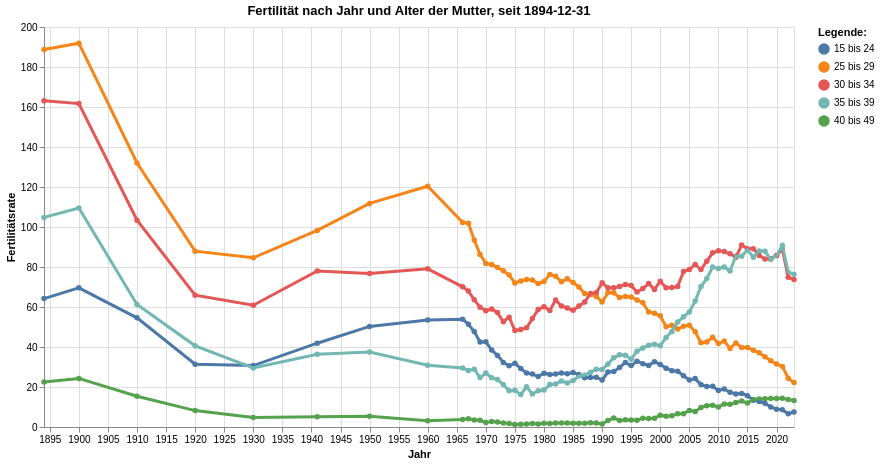

The code cell stored with this chart in its notebook:
### Code cell
grafik3 = mypy_dv.plot_altair_multiline_highlight(
    data = myAgg3.reset_index()
    ,x = 'StichtagDatJahr:T'
    ,y = 'Fertilitaetsrate_noDM:Q'
    ,x_beschriftung = 'Jahr'
    , y_beschriftung = 'Fertilitätsrate'
    ,category = "AlterVMutterKlasseLang:N"
    ,category_beschriftung= 'Legende:'
    ,warning_status = "ignore" #always or ignore
    ,myTitle="Fertilität nach Jahr und Alter der Mutter, seit "+data_min_date
)
grafik3

### Figure 1 — Vega-Lite specification as saved in the notebook (floating-point values rounded to 4 significant figures; data arrays with more than 128 entries replaced by an {"elided": "..."} marker saying what was removed)
{"config": {"view": {"continuousWidth": 300, "continuousHeight": 300}}, "layer": [{"mark": {"type": "circle"}, "encoding": {"color": {"field": "AlterVMutterKlasseLang", "legend": {"orient": "right", "title": "Legende:"}, "type": "nominal"}, "opacity": {"value": 1.3}, "tooltip": [{"field": "StichtagDatJahr", "type": "temporal"}, {"field": "AlterVMutterKlasseLang", "type": "nominal"}, {"field": "Fertilitaetsrate_noDM", "type": "quantitative"}], "x": {"axis": {"title": "Jahr"}, "field": "StichtagDatJahr", "type": "temporal"}, "y": {"axis": {"title": "Fertilitätsrate"}, "field": "Fertilitaetsrate_noDM", "type": "quantitative"}}, "name": "view_10", "title": "Fertilität nach Jahr und Alter der Mutter, seit 1894-12-31"}, {"mark": {"type": "line"}, "encoding": {"color": {"field": "AlterVMutterKlasseLang", "legend": {"orient": "right", "title": "Legende:"}, "type": "nominal"}, "size": {"condition": {"test": {"not": {"param": "param_10"}}, "value": 1.2}, "value": 3}, "tooltip": [{"field": "StichtagDatJahr", "type": "temporal"}, {"field": "AlterVMutterKlasseLang", "type": "nominal"}, {"field": "Fertilitaetsrate_noDM", "type": "quantitative"}], "x": {"axis": {"title": "Jahr"}, "field": "StichtagDatJahr", "type": "temporal"}, "y": {"axis": {"title": "Fertilitätsrate"}, "field": "Fertilitaetsrate_noDM", "type": "quantitative"}}, "title": "Fertilität nach Jahr und Alter der Mutter, seit 1894-12-31"}], "data": {"name": "data-b59fb87e4433ee798cc92f23f91942db"}, "height": 400, "params": [{"name": "param_10", "select": {"type": "point", "fields": ["AlterVMutterKlasseLang:N"], "nearest": true, "on": "pointerover"}, "views": ["view_10"]}], "width": 750, "$schema": "https://vega.github.io/schema/vega-lite/v5.20.1.json", "datasets": {"data-b59fb87e4433ee798cc92f23f91942db": {"elided": "330 records"}}}
